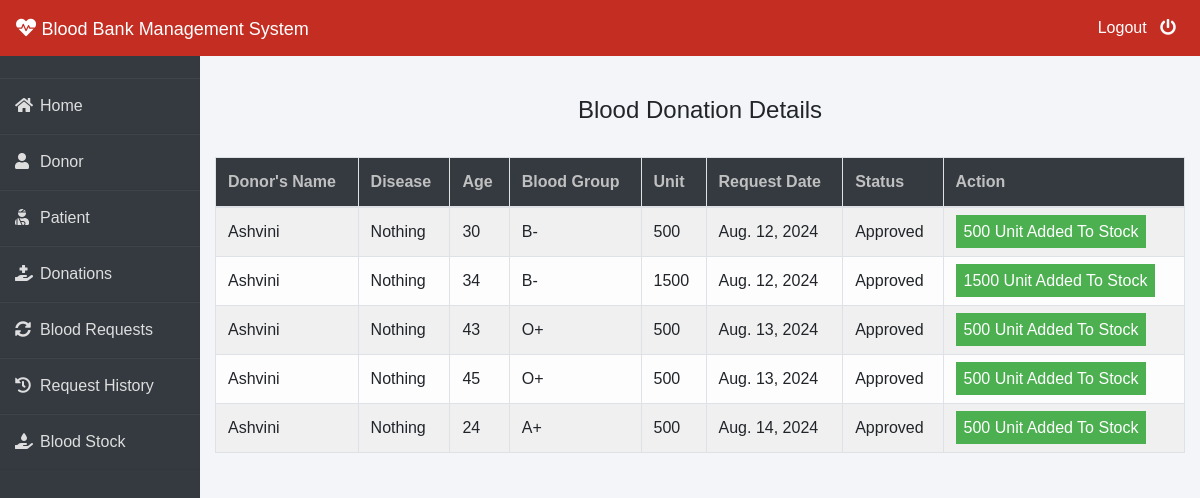
Screenshot of /admin-donation (signed in) with the database file from the repository.
### donor/models.py (models this page shows, shortened)
class BloodDonate(models.Model):
    donor=models.ForeignKey(Donor,on_delete=models.CASCADE)
    disease=models.CharField(max_length=100,default="Nothing")
    age=models.PositiveIntegerField()
    bloodgroup=models.CharField(max_length=10)
    unit=models.PositiveIntegerField(default=0)
    status=models.CharField(max_length=20,default="Pending")
    date=models.DateField(auto_now=True)

class Donor(models.Model):
    user=models.OneToOneField(User,on_delete=models.CASCADE)
    profile_pic= models.ImageField(upload_to='profile_pic/Donor/',null=True,blank=True)
    bloodgroup=models.CharField(max_length=10)
    address = models.CharField(max_length=40)
    mobile = models.CharField(max_length=20,null=False)
    def __str__(self):
        return self.user.first_name

### blood/views.py (the view)
# urls.py: path('admin-donation', views.admin_donation_view,name='admin-donation'),
@login_required(login_url='adminlogin')
def admin_donation_view(request):
    donations=dmodels.BloodDonate.objects.all()
    return render(request,'blood/admin_donation.html',{'donations':donations})

### templates/blood/admin_donation.html (shortened to what this page needs)
{% extends 'blood/adminbase.html' %}
{% block content %}
{% load widget_tweaks %}
{%load static%}
<head>
   </head>
<br><br>
<div class="container">
    <H4 class="text-center">Blood Donation Details</H4><br>
    <table class="table table-light table-hover table-bordered table-striped">
        <thead class="bg-dark">
            <tr>
                <th scope="col" style="color: rgb(192, 192, 192);">Donor's Name</th>
                <th scope="col" style="color: rgb(192, 192, 192);">Disease</th>
                <th scope="col" style="color: rgb(192, 192, 192);">Age</th>
                <th scope="col" style="color: rgb(192, 192, 192);">Blood Group</th>
                <th scope="col" style="color: rgb(192, 192, 192);">Unit</th>
                <th scope="col" style="color: rgb(192, 192, 192);">Request Date</th>
                <th scope="col" style="color: rgb(192, 192, 192);">Status</th>
                <th style="color: rgb(192, 192, 192);">Action</th>
            </tr>
        </thead>
        <tbody>
            {% for t in donations %}
            <tr>
                <td> {{t.donor}}</td>
                <td> {{t.disease}}</td>
                <td> {{t.age}}</td>
                <td>{{t.bloodgroup}}</td>
                <td>{{t.unit}}</td>
                <td>{{t.date}}</td>
                <td>{{t.status}}</td>
                {% if t.status == 'Pending' %}
                <td>
                    <button class="btn btn-success btn-sm"><a  style="text-decoration: none;color: white;" href="{% url 'approve-donation' t.id  %}"><i class="fa fa-check"></i> Approve</a> </button>
                    <button class="btn btn-danger btn-sm"><a  style="text-decoration: none;color: white;" href="{% url 'reject-donation' t.id  %}"><i class="fa fa-times"></i> Reject</a> </button>
                </td>
                {% elif  t.status == 'Approved' %}
                <td><span class="label success">{{t.unit}} Unit Added To Stock</span></td>
                {% else %}
                <td><span class="label danger">0 Unit Added To Stock</span></td>
                {% endif %}
            </tr>
            {% endfor %}
        </tbody>
    </table>
</div>
{% endblock content %}

### templates/blood/adminbase.html (shortened to what this page needs)
<!DOCTYPE html>
<html lang="en">
<head>
    <link rel="stylesheet" href="https://maxcdn.bootstrapcdn.com/bootstrap/4.0.0/css/bootstrap.min.css">
    <link rel="stylesheet" href="https://cdnjs.cloudflare.com/ajax/libs/font-awesome/5.14.0/css/all.css">
</head>
<body>
    <nav class="navbar navbar-expand-lg navbar-light fixed-top bg-danger">
        <a style="color:white;" class="navbar-brand" href="/"><i class="fa fa-heartbeat"></i>&nbsp;<font face = "Comic sans MS" size ="4">Blood Bank Management System</font></a>
        <div class="navbar-collapse collapse w-100 order-3 dual-collapse2">
            <ul class="navbar-nav ml-auto">
                <li class="nav-item">
                    <a class="nav-link" style="color: white;" href="/logout">Logout &nbsp; <i class="fas fa-power-off"></i></a>
                </li>
            </ul>
        </div>
      </nav>
<br><br>
<div class="wrapper">
    <div class="sidebar">
        <ul>
            <li><a style="text-decoration:none;" href="/"><i class="fas fa-home"></i>Home</a></li>
            <li><a style="text-decoration:none;" href="/admin-donor"><i class="fas fa-user"></i>Donor</a></li>
            <li><a style="text-decoration:none;" href="/admin-patient"><i class="fas fa-user-injured"></i>Patient</a></li>
            <li><a style="text-decoration:none;" href="/admin-donation"><i class="fas fa-hand-holding-medical"></i>Donations</a></li>
            <li><a style="text-decoration:none;" href="/admin-request"><i class="fas fa-sync-alt"></i>Blood Requests</a></li>
            <li><a style="text-decoration:none;" href="/admin-request-history"><i class="fas fa-history"></i>Request History</a></li>
            <li><a style="text-decoration:none;" href="/admin-blood"><i class="fas fa-hand-holding-water"></i>Blood Stock</a></li>
        </ul>
    </div>
    <div class="main_content">
{% block content %}
{% endblock content %}
    </div>
</div>
</body>
</html>

### templates/blood/adminbase.html (style rules this page uses)
* { margin: 0; padding: 0; box-sizing: border-box; list-style: none; text-decoration: none; font-family: 'Josefin Sans', sans-serif; }
body { background-color: #f3f5f9; }
.bg-danger { background-color: #c32d22!important; }
.wrapper { display: flex; position: relative; }
.wrapper .sidebar { width: 200px; height: 100%; background: #343a40; padding: 30px 0px; position: fixed; }
.wrapper .sidebar ul li { padding: 15px; border-bottom: 1px solid #dedede; border-bottom: 1px solid rgba(0,0,0,0.05); border-top: 1px solid rgba(255,255,255,0.05); }
.wrapper .sidebar ul li a { color: #dedede; display: block; }
.wrapper .sidebar ul li a .fas { width: 25px; }
.wrapper .main_content { width: 100%; margin-left: 200px; }

### templates/blood/admin_donation.html (style rules this page uses)
.label { color: white; padding: 8px; }
.success { background-color: #4CAF50; }

### rows the page displays
BloodDonate: donor "Ashvini", disease "Nothing", age "30", bloodgroup "B-", unit "500", date "Aug. 12, 2024", status "Approved"
BloodDonate: donor "Ashvini", disease "Nothing", age "34", bloodgroup "B-", unit "1500", date "Aug. 12, 2024", status "Approved"
BloodDonate: donor "Ashvini", disease "Nothing", age "43", bloodgroup "O+", unit "500", date "Aug. 13, 2024", status "Approved"
BloodDonate: donor "Ashvini", disease "Nothing", age "45", bloodgroup "O+", unit "500", date "Aug. 13, 2024", status "Approved"
BloodDonate: donor "Ashvini", disease "Nothing", age "24", bloodgroup "A+", unit "500", date "Aug. 14, 2024", status "Approved"
